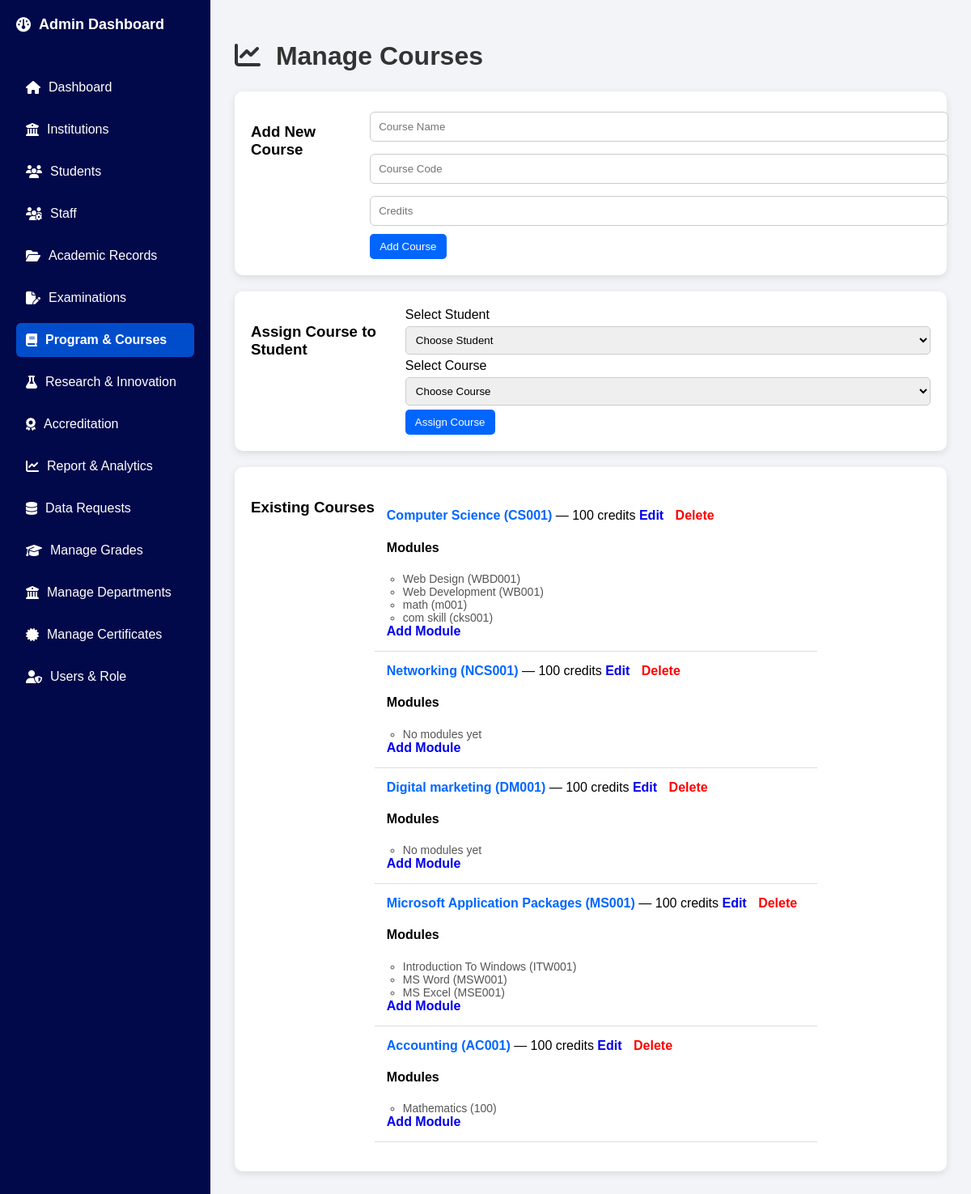
/manage_courses/, run on the app's committed database.
### Academic_Data_Identity_System/models.py (models this page shows, shortened)
class Course(models.Model):
    institution = models.ForeignKey(Institution, on_delete=models.CASCADE, null=True, blank=True)
    name = models.CharField(max_length=100)
    code = models.CharField(max_length=20, unique=True)
    credits = models.IntegerField(null=True)

class Module(models.Model):
    course = models.ForeignKey(Course, on_delete=models.CASCADE, related_name="modules")
    name = models.CharField(max_length=100)
    code = models.CharField(max_length=20)

### Academic_Data_Identity_System/views.py (the view, shortened to what this page needs)
# urls.py: path('manage_courses/', views.manage_courses, name='manage_courses'),
def manage_courses(request):
    courses = Course.objects.all()
    students = Student.objects.all()
    return render(request, "manage_courses.html", {
        "courses": courses,
        "students": students
    })

### templates/manage_courses.html (shortened to what this page needs)
<!DOCTYPE html>
<html lang="en">
<head>
{% load static %}
<link rel="stylesheet" href="{% static 'style.css' %}">
<link rel="stylesheet" href="https://cdnjs.cloudflare.com/ajax/libs/font-awesome/6.5.0/css/all.min.css">
</head>
<body>
<div class="dashboard-container">
    <aside class="sidebar">
        <div class="logo"><i class="fa-solid fa-gauge"></i>Admin Dashboard</div>
        <ul>
            <li>
                <a href="{% url 'admin_dashboard' %}">
                    <i class="fa-solid fa-house"></i> Dashboard
                </a>
            </li>
            <li >
                <a href="{% url 'manage_institutions' %}">
                    <i class="fa-solid fa-building-columns"></i> Institutions
                </a>
            </li>
            <li>
                <a href="{% url 'manage_student' %}">
                    <i class="fa-solid fa-users"></i> Students
                </a>
            </li>
             <li>
                <a href="{% url 'manage_staff' %}">
                    <i class="fa-solid fa-users-gear"></i> Staff
                </a>
            </li>
            <li>
    <a href="{% url 'academic_records' %}">
        <i class="fa-solid fa-folder-open"></i> Academic Records
    </a>
</li>
<li>
                <a href="{% url 'manage_exams' %}">
                    <i class="fa-solid fa-file-pen"></i> Examinations
                </a>
            </li>
            <li class="active">
                <a href="{% url 'manage_courses' %}">
                    <i class="fa-solid fa-book"></i> Program & Courses
                </a>
            </li>
            <li>
    <a href="{% url 'research' %}">
        <i class="fa-solid fa-flask"></i> Research & Innovation
    </a>
</li>
<li>
    <a href="{% url 'accreditation' %}">
       <i class="fa-solid fa-award"></i> Accreditation
    </a>
</li>
<li>
    <a href="{% url 'analytics' %}">
        <i class="fa-solid fa-chart-line"></i> Report & Analytics
    </a>
</li>
<li>
    <a href="{% url 'data_requests' %}">
        <i class="fa-solid fa-database"></i> Data Requests
    </a>
</li>
            <li>
                <a href="{% url 'manage_grades' %}">
                    <i class="fa-solid fa-graduation-cap"></i> Manage Grades
                </a>
            </li>
            <li>
                <a href="{% url 'manage_departments' %}">
                    <i class="fa-solid fa-building-columns"></i> Manage Departments
                </a>
            </li>
            <li>
                <a href="{% url 'manage_certificates' %}">
                    <i class="fa-solid fa-certificate"></i> Manage Certificates
                </a>
            </li>
<li>
    <a href="{% url 'assign_role' user.id %}">
        <i class="fa-solid fa-user-shield"></i> Users & Role
    </a>
</li>
        </ul>
    </aside>
    <main class="main-content">
        <h1><i class="fa-solid fa-chart-line"></i> Manage Courses</h1>
        <div class="card">
            <h3>Add New Course</h3>
            <form method="POST">
                <input type="text" name="name" placeholder="Course Name">
                <input type="text" name="code" placeholder="Course Code">
                <input type="number" name="credits" placeholder="Credits">
                <button type="submit">Add Course</button>
            </form>
        </div>
        <div class="card">
            <h3>Assign Course to Student</h3>
            <form method="POST">
                <label>Select Student</label>
                <select name="student_id" required>
                    <option value="">Choose Student</option>
                </select>
                <label>Select Course</label>
                <select name="course_id" required>
                    <option value="">Choose Course</option>
                </select>
                <button type="submit">Assign Course</button>
            </form>
        </div>
        <div class="card">
            <h3>Existing Courses</h3>
            <ul class="course-list">
                {% for course in courses %}
                <li class="course-item">
                    <strong>{{ course.name }} ({{ course.code }})</strong>
                    — {{ course.credits }} credits
                    <a href="{% url 'edit_course' course.id %}">Edit</a>
                    <a href="{% url 'delete_course' course.id %}" style="color:red;">Delete</a>
                    <h4>Modules</h4>
                    <ul>
                        {% for module in course.modules.all %}
                            <li>{{ module.name }} ({{ module.code }})</li>
                        {% empty %}
                            <li>No modules yet</li>
                        {% endfor %}
                    </ul>
                    <a href="{% url 'add_module' course.id %}">
                        Add Module
                    </a>
                </li>
                {% endfor %}
            </ul>
        </div>
    </main>
</div>
</body>
</html>

### static/style.css (style rules this page uses)
body { font-family: Arial, sans-serif; background: #f2f4f8; margin:0; padding:0; }
.dashboard-container { display:flex; min-height:100vh; }
.sidebar { width:220px; background: #02094a; color:white; padding:20px; display:flex; flex-direction:column; }
.sidebar .logo { font-size:18px; font-weight:bold; margin-bottom:30px; }
.sidebar ul { list-style:none; padding:0; }
.sidebar ul li { margin-bottom:10px; border-radius:6px; }
.sidebar ul li a { color:white; text-decoration:none; display:block; padding:12px; }
.sidebar ul li.active a { font-weight:bold; background:#004dcc; border-radius:6px; }
.main-content { flex:1; padding:30px; background:#f2f4f8; overflow-y:auto; }
h1 { color:#333; margin-bottom:25px; }
.card { display: flex; background:white; padding:20px; border-radius:8px; box-shadow:0 5px 15px rgba(0,0,0,0.05); margin-bottom:20px; }
input[type="text"], input[type="email"], input[type="number"] { width:100%; padding:10px; border-radius:6px; border:1px solid #ccc; margin-bottom:10px; }
button { padding:10px 15px; border:none; border-radius:5px; background:#0066ff; color:white; cursor:pointer; }
.sidebar ul li a { display: flex; align-items: center; gap: 10px; font-size: 16px; }
.sidebar .logo { display: flex; align-items: center; gap: 10px; }
.main-content h1 i, .card h3 i { margin-right: 10px; }

### templates/manage_courses.html (style rules this page uses)
.card { background: white; padding: 20px; margin: 20px 0; border-radius: 10px; box-shadow: 0 3px 10px rgba(0,0,0,0.1); }
.course-list { list-style: none; padding: 0; }
.course-item { padding: 15px; border-bottom: 1px solid #ddd; }
.course-item strong { color: #0066ff; }
.course-item a { margin-right: 10px; text-decoration: none; font-weight: bold; }
.course-item ul { margin-top: 10px; padding-left: 20px; }
.course-item ul li { font-size: 14px; color: #555; }
button { background: #0066ff; color: white; padding: 8px 12px; border: none; border-radius: 5px; }
select, input { padding: 8px; margin: 5px 0; width: 100%; border-radius: 5px; border: 1px solid #ccc; }

### data on the page
Course: name "Computer Science", code "CS001", credits "100"
Module: name "Web Design", code "WBD001"
Module: name "Web Development", code "WB001"
Module: name "math", code "m001"
Module: name "com skill", code "cks001"
Course: name "Networking", code "NCS001", credits "100"
Course: name "Digital marketing", code "DM001", credits "100"
Course: name "Microsoft Application Packages", code "MS001", credits "100"
Module: name "Introduction To Windows", code "ITW001"
Module: name "MS Word", code "MSW001"
Module: name "MS Excel", code "MSE001"
Course: name "Accounting", code "AC001", credits "100"
Module: name "Mathematics", code "100"
